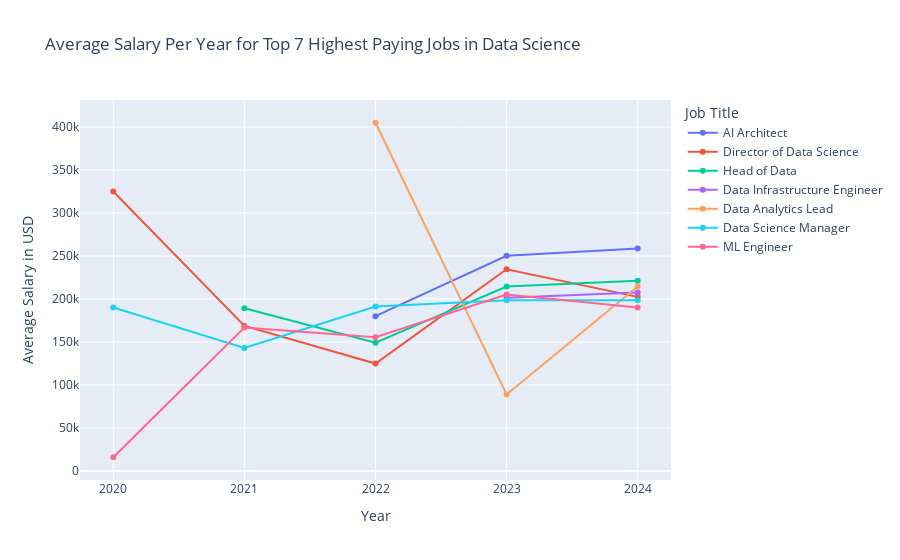

The notebook cell this image was saved under:
### Code cell
# Answer to "3. Which job has the most employed people?"

# Step 1: Calculate the employee count for each job title
employee_count = df["job_title"].value_counts()

# Step 2: Filter the job titles to include only those with more than 20 employees
filtered_jobs = employee_count[employee_count > 20].index

# Step 3: Calculate the average salary for these filtered job titles
highest_paying_job = df[df["job_title"].isin(filtered_jobs)].groupby("job_title")["salary_in_usd"].mean().sort_values(ascending=False).reset_index()

# Step 4: Select the top 7 highest paying jobs
top_7_jobs = highest_paying_job.head(7)["job_title"]

# Step 5: Calculate the average salary per year for each of the top 7 job titles
df_top_7 = df[df["job_title"].isin(top_7_jobs)]
average_salary_per_year = df_top_7.groupby(["job_title", "work_year"])["salary_in_usd"].mean().reset_index()

# Step 6: Create the plot with traces for each job title
fig = go.Figure()

for job in top_7_jobs:
    job_data = average_salary_per_year[average_salary_per_year["job_title"] == job]
    fig.add_trace(go.Scatter(
        x=job_data["work_year"],
        y=job_data["salary_in_usd"],
        mode='lines+markers',
        name=job
    ))

# Customize the layout
fig.update_layout(
    title="Average Salary Per Year for Top 7 Highest Paying Jobs in Data Science",
    xaxis_title="Year",
    yaxis_title="Average Salary in USD",
    legend_title="Job Title"
)

# Show the plot
fig.show()

# This shows a potential saturation in the market since the trend for data science started.
# The salaries have been higher than expected in the first year.
# Employers saw there is no reason to increase the salaries since the demand is high.
# The salaries have been more stable since then.

### Figure 1 — Plotly figure (JSON) as saved in the notebook; plotly's stock layout.template omitted (floating-point values rounded to 4 significant figures)
{"data": [{"mode": "lines+markers", "name": "AI Architect", "type": "scatter", "x": [2020, 2021, 2022, 2023, 2024], "y": [null, null, 180000, 250328, 258800.0]}, {"mode": "lines+markers", "name": "Director of Data Science", "type": "scatter", "x": [2020, 2021, 2022, 2023, 2024], "y": [325000, 168700.0, 124900.0, 234600.0, 202500]}, {"mode": "lines+markers", "name": "Head of Data", "type": "scatter", "x": [2020, 2021, 2022, 2023, 2024], "y": [null, 189300.0, 149130, 214600.0, 221200.0]}, {"mode": "lines+markers", "name": "Data Infrastructure Engineer", "type": "scatter", "x": [2020, 2021, 2022, 2023, 2024], "y": [null, null, null, 201400.0, 207572]}, {"mode": "lines+markers", "name": "Data Analytics Lead", "type": "scatter", "x": [2020, 2021, 2022, 2023, 2024], "y": [null, null, 405000, 89011, 214500.0]}, {"mode": "lines+markers", "name": "Data Science Manager", "type": "scatter", "x": [2020, 2021, 2022, 2023, 2024], "y": [190200, 143100.0, 191400.0, 198400.0, 198700.0]}, {"mode": "lines+markers", "name": "ML Engineer", "type": "scatter", "x": [2020, 2021, 2022, 2023, 2024], "y": [15966, 166800.0, 155600.0, 205300.0, 190000.0]}], "layout": {"legend": {"title": {"text": "Job Title"}}, "title": {"text": "Average Salary Per Year for Top 7 Highest Paying Jobs in Data Science"}, "xaxis": {"title": {"text": "Year"}}, "yaxis": {"title": {"text": "Average Salary in USD"}}}}
